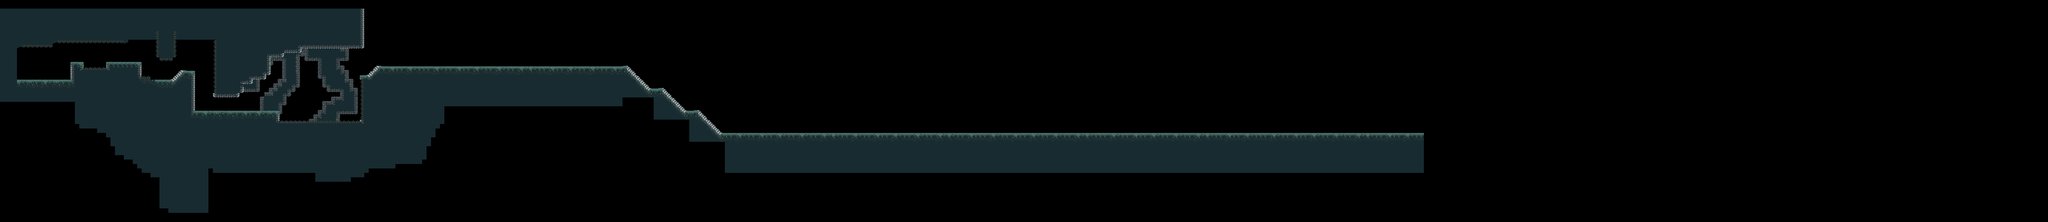

Below is a game level as drawn by its tile map, then a one-line description and the .tmx that defines it (tile-layer data replaced by summaries):
An orthogonal 460x50 tile map with 16x16 px tiles, 5 tile layers (cave_bg, ground, spirit_collides, corporeal_collides, ...), 2 tilesets.

<map version="1.5" tiledversion="1.6.0" orientation="orthogonal" renderorder="right-down" width="460" height="50" tilewidth="16" tileheight="16" infinite="0" nextlayerid="7" nextobjectid="1">
 <tileset firstgid="1" source="spirit_forest.tsx" />
 <tileset firstgid="151" source="cave_tileset.tsx" />
 <layer id="2" name="cave_bg" width="460" height="50" offsetx="22" offsety="-36.6667">
  <properties>
   <property name="unity:SortingLayer" value="cave_bg" />
  </properties>
  <data>[23000 cells, 344 non-empty, 18 distinct tile ids]</data>
 </layer>
 <layer id="1" name="ground" width="460" height="50" offsetx="-67" offsety="31">
  <properties>
   <property name="unity:SortingLayer" value="Default" />
  </properties>
  <data>[23000 cells, 4373 non-empty, 60 distinct tile ids]</data>
 </layer>
 <layer id="4" name="spirit_collides" width="460" height="50">
  <properties>
   <property name="unity:SortingLayer" value="Default" />
   <property name="unity:layer" value="SpiritCollides" />
  </properties>
  <data>[23000 cells, 0 non-empty, 0 distinct tile ids]</data>
 </layer>
 <layer id="5" name="corporeal_collides" width="460" height="50">
  <properties>
   <property name="unity:SortingLayer" value="Default" />
   <property name="unity:layer" value="CorporealCollides" />
  </properties>
  <data>[23000 cells, 0 non-empty, 0 distinct tile ids]</data>
 </layer>
 <layer id="6" name="damages_player" width="460" height="50" offsetx="-67" offsety="31">
  <properties>
   <property name="unity:SortingLayer" value="Default" />
  </properties>
  <data>[23000 cells, 113 non-empty, 10 distinct tile ids]</data>
 </layer>
</map>